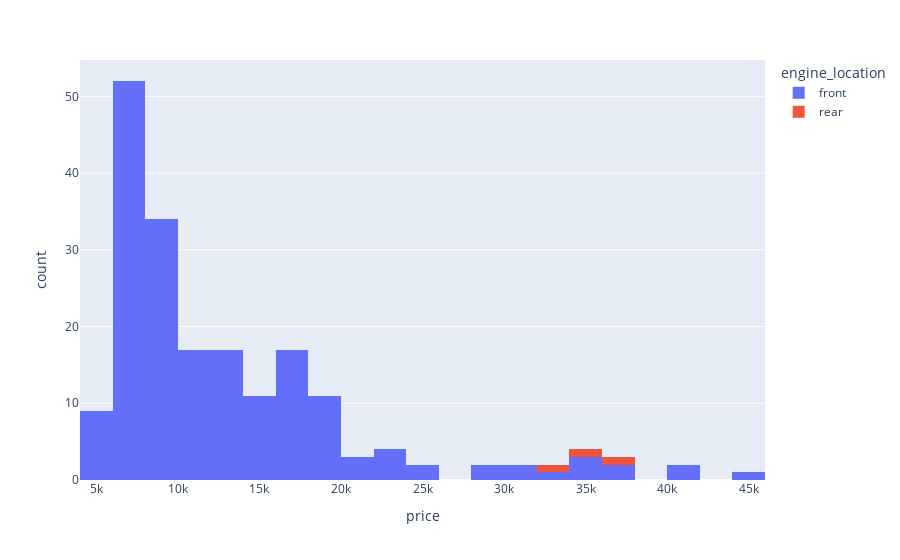

The notebook cell saved with this chart:
### Code cell
fig = px.histogram(df, x="price", nbins=30, color='engine_location')
fig.show()

### Figure 1 — Plotly figure (JSON) as saved in the notebook; plotly's stock layout.template omitted (floating-point values rounded to 4 significant figures; data arrays with more than 128 entries replaced by an {"elided": "..."} marker saying what was removed)
{"data": [{"alignmentgroup": "True", "bingroup": "x", "hovertemplate": "engine_location=front<br>price=%{x}<br>count=%{y}<extra></extra>", "legendgroup": "front", "marker": {"color": "#636efa", "pattern": {"shape": ""}}, "name": "front", "nbinsx": 30, "offsetgroup": "front", "orientation": "v", "showlegend": true, "type": "histogram", "x": {"elided": "190 int values"}, "xaxis": "x", "yaxis": "y"}, {"alignmentgroup": "True", "bingroup": "x", "hovertemplate": "engine_location=rear<br>price=%{x}<br>count=%{y}<extra></extra>", "legendgroup": "rear", "marker": {"color": "#EF553B", "pattern": {"shape": ""}}, "name": "rear", "nbinsx": 30, "offsetgroup": "rear", "orientation": "v", "showlegend": true, "type": "histogram", "x": [32528, 34028, 37028], "xaxis": "x", "yaxis": "y"}], "layout": {"autosize": true, "barmode": "relative", "legend": {"title": {"text": "engine_location"}, "tracegroupgap": 0}, "margin": {"t": 60}, "xaxis": {"anchor": "y", "autorange": true, "domain": [0, 1], "range": [4000.0, 46000.0], "title": {"text": "price"}, "type": "linear"}, "yaxis": {"anchor": "x", "autorange": true, "domain": [0, 1], "range": [0, 54.74], "title": {"text": "count"}}}}
